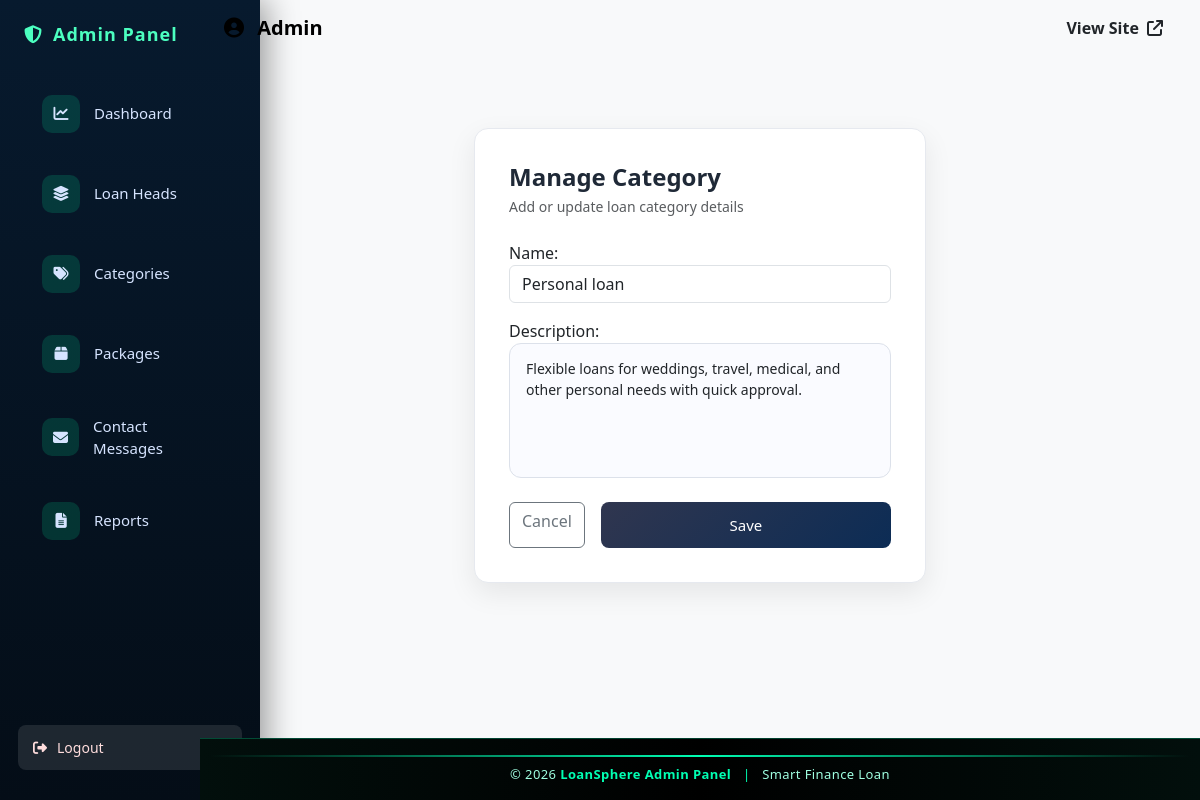
/admin-panel/categories/edit/8/, run on the app's committed database.
### admin_panel/models.py (models this page shows, shortened)
class LoanCategory(models.Model):
    loan_head = models.ForeignKey(
    LoanHead,
    on_delete=models.CASCADE,
    related_name="categories",
    null=True,
    blank=True
)
    name = models.CharField(max_length=150)
    description = models.TextField(blank=True)
    created_at = models.DateTimeField(auto_now_add=True)

### admin_panel/views.py (the view)
# urls.py: path("categories/edit/<int:pk>/", views.category_edit, name="category_edit"),
def category_edit(request, pk):
    category = get_object_or_404(LoanCategory, pk=pk)
    form = LoanCategoryForm(request.POST or None, instance=category)
    if form.is_valid():
        form.save()
        return redirect("admin_panel:category_list")
    return render(request, "admin_panel/category_form.html", {
        "form": form
    })

### admin_panel/forms.py
class LoanCategoryForm(forms.ModelForm):
    class Meta:
        model = LoanCategory
        fields = ["name", "description"]
        widgets = {
            "name": forms.TextInput(attrs={
                "class": "form-control",
                "placeholder": "Enter category name"
            }),
            "description": forms.Textarea(attrs={
                "class": "form-control description-box",
                "rows": 5,
                "placeholder": "Write category description here..."
            }),
        }

### admin_panel/templates/admin_panel/category_form.html (shortened to what this page needs)
{% extends "admin_panel/base_admin.html" %}
{% load static %}
{% block content %}
<div class="container py-5">
    <div class="row justify-content-center">
        <div class="col-lg-6 col-md-8">
            <div class="simple-admin-card">
                <div class="simple-header mb-4">
                    <h4 class="fw-bold mb-1">Manage Category</h4>
                    <p class="text-muted small">
                        Add or update loan category details
                    </p>
                </div>
                <form method="post" novalidate>
                    <div class="mb-3">
                        {{ form.name.label_tag }}
                        {{ form.name }}
                    </div>
                    <div class="mb-3">
                        {{ form.description.label_tag }}
                        {{ form.description }}
                    </div>
                    <div class="d-flex justify-content-end gap-3 mt-4">
                        <a href="{% url 'admin_panel:category_list' %}"
                           class="btn btn-outline-secondary">
                            Cancel
                        </a>
                        <button type="submit"
                                class="btn btn-primary px-4">
                            Save
                        </button>
                    </div>
                </form>
            </div>
        </div>
    </div>
</div>
{% endblock %}

### static/css/admin.css (style rules this page uses)
.simple-admin-card { background: #ffffff; border-radius: 14px; padding: 34px; border: 1px solid #e6e9ef; box-shadow: 0 10px 28px rgba(0,0,0,.08); }
.simple-header h4 { color: #1f2937; }
.simple-header p { margin: 0; }
.description-box { resize: none; border-radius: 12px; padding: 14px 16px; font-size: 14px; border: 1px solid #dce1ea; background: #fafbff; transition: .25s ease; }
* { margin:0; padding:0; box-sizing:border-box; }
body { background:#040d17; font-family: 'Segoe UI', sans-serif; }
.btn-primary { width:100%; background:linear-gradient(135deg,#30364F,#0C2C55); border:none; padding:12px; border-radius:8px; color:white; font-size:15px; cursor:pointer; transition:0.3s; }
html, body { height: 100%; overflow-y: auto; }

### data on the page
LoanCategory: name "Personal loan", description "Flexible loans for weddings, travel, medical, and other personal needs with quick approval."

### other printed values
{{ year|default:2026 }} "2026"
